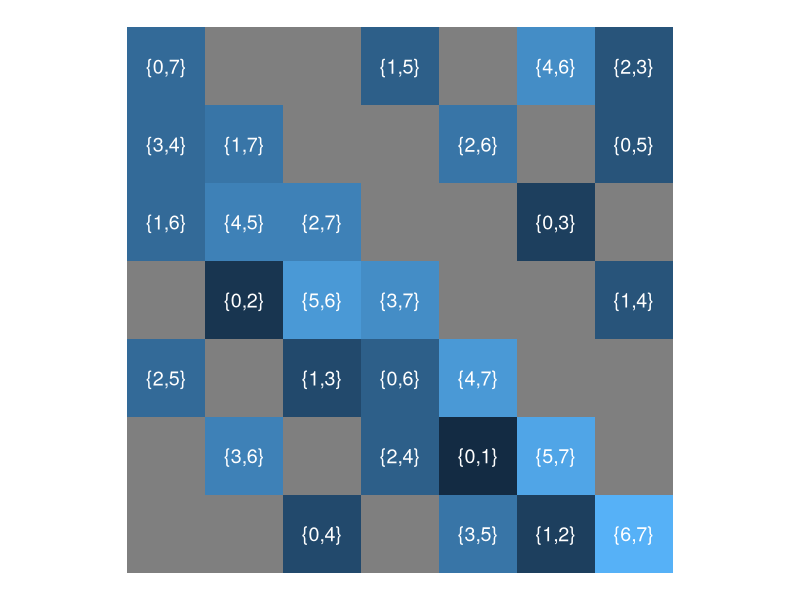
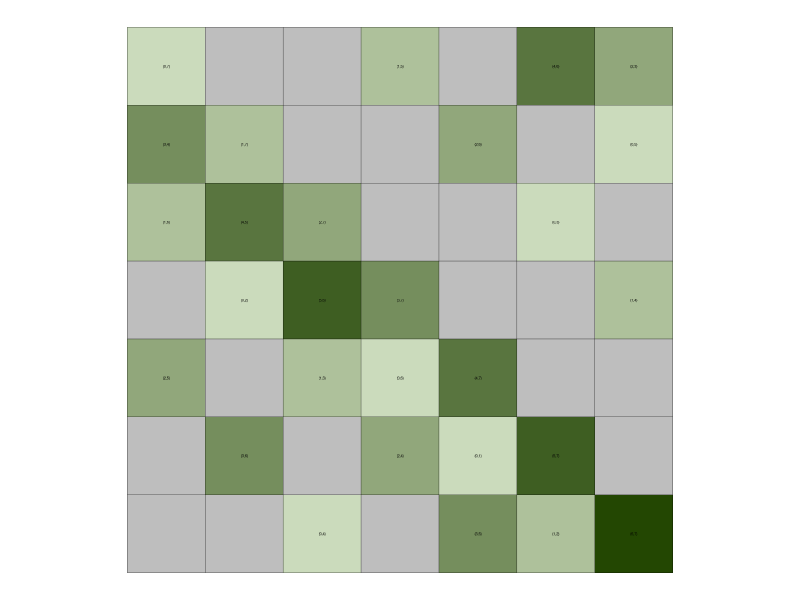
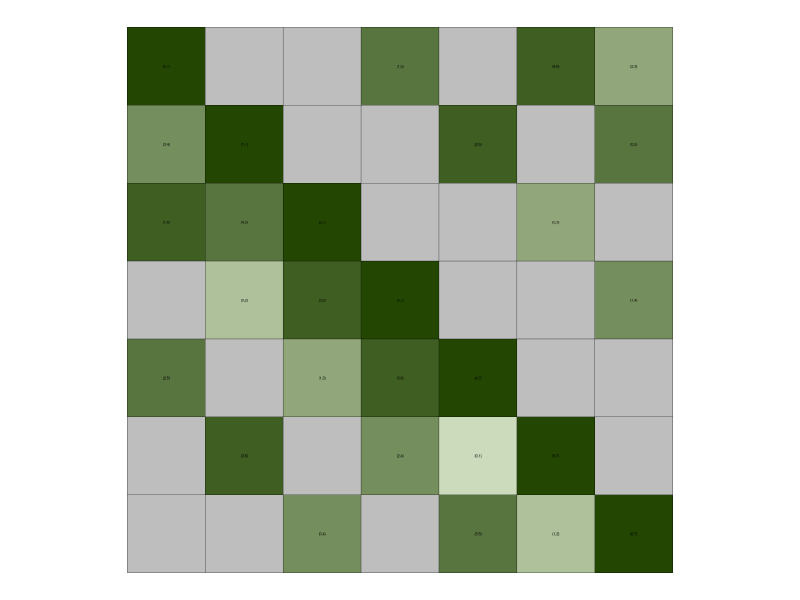
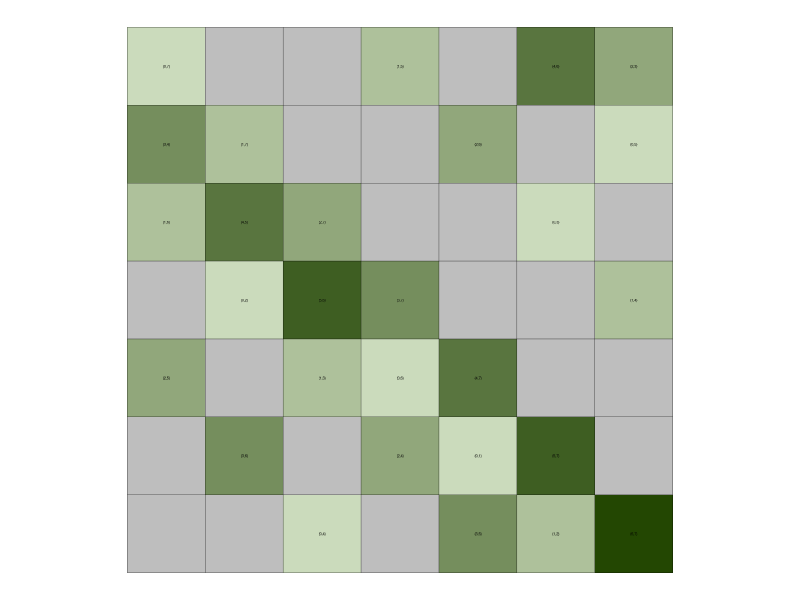
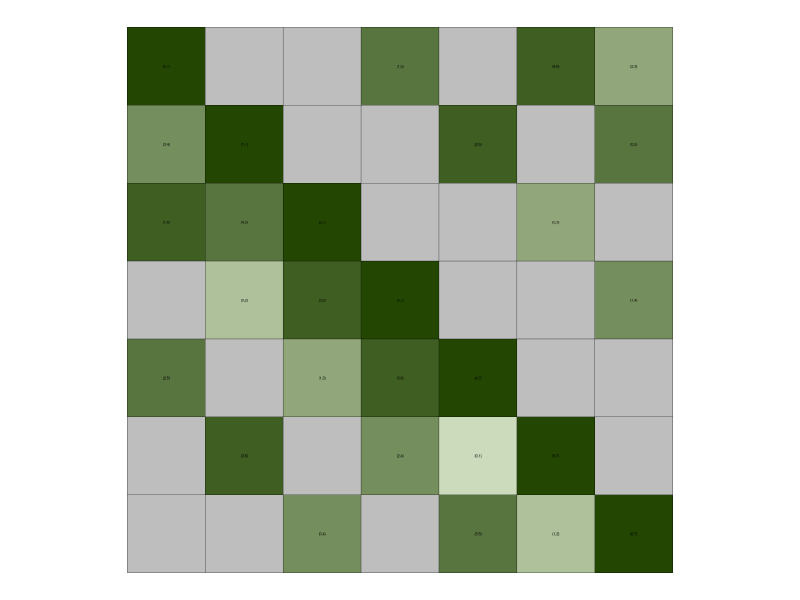

Reproduce these figures in R, in order.
library(dplyr)
library(ggplot2)
library(tibble)

X <- tribble(
  ~row, ~col, ~first, ~second,
     1,    1,      0,       7,
     1,    4,      1,       5,
     1,    6,      4,       6,
     1,    7,      2,       3,
     2,    1,      3,       4,
     2,    2,      1,       7,
     2,    5,      2,       6,
     2,    7,      0,       5,
     3,    1,      1,       6,
     3,    2,      4,       5,
     3,    3,      2,       7,
     3,    6,      0,       3,
     4,    2,      0,       2,
     4,    3,      5,       6,
     4,    4,      3,       7,
     4,    7,      1,       4,
     5,    1,      2,       5,
     5,    3,      1,       3,
     5,    4,      0,       6,
     5,    5,      4,       7,
     6,    2,      3,       6,
     6,    4,      2,       4,
     6,    5,      0,       1,
     6,    6,      5,       7,
     7,    3,      0,       4,
     7,    5,      3,       5,
     7,    6,      1,       2,
     7,    7,      6,       7
)

Y <- expand.grid(row = 1:7, col = 1:7)

XX <- left_join(Y, X)

XX %>%
  ggplot(aes(col, row, label = paste0("{", first, ",", second, "}"))) +
  geom_tile(aes(fill = first + second)) +
  geom_text(data = XX %>% filter(!is.na(first)), color = "white", size = 5) +
  scale_y_reverse() +
  coord_fixed() +
  theme_void() +
  theme(
    legend.position  = "none",
  )

horiz_lines <- function(n_rows, n_cols) {
  tibble(
       x = rep(0, n_rows + 1)  + .5,
       y = 0:n_rows + .5,
    xend = rep(n_cols, n_rows + 1) + .5,
    yend = 0:n_rows + .5
  )
}

vertical_lines <- function(n_rows, n_cols) {
  tibble(
       x = 0:n_cols + .5,
       y = rep(0, n_cols + 1) + .5,
    xend = 0:n_cols + .5,
    yend = rep(n_rows, n_cols + 1) + .5
  )
}

grid_lines <- function(n_rows, n_cols) {
  bind_rows(
    horiz_lines(n_rows, n_cols),
    vertical_lines(n_rows, n_cols)
  )
}

ggplot(data = XX, aes(col, row)) +
  geom_tile(aes(fill = pmin(first, second))) +
  geom_text(aes(label = paste0("{", first, "," ,second, "}")), data = XX %>% filter(!is.na(first)), color = "black", size = 1) +
  geom_segment(data = grid_lines(7, 7), aes(x = x, y = y, xend = xend, yend = yend), size = .1) +
  scale_y_reverse() +
  scale_fill_gradient(low = "#cbdbbc", high = "#234702", na.value = "grey") +
  coord_fixed() +
  theme_void() +
  theme(
    legend.position  = "none"
  )

ggsave("min.png", width = 1, height = 1)

ggplot(data = XX, aes(col, row)) +
  geom_tile(aes(fill = pmax(first, second))) +
  geom_text(aes(label = paste0("{", first, "," ,second, "}")), data = XX %>% filter(!is.na(first)), color = "black", size = 1) +
  geom_segment(data = grid_lines(7, 7), aes(x = x, y = y, xend = xend, yend = yend), size = .1) +
  scale_y_reverse() +
  scale_fill_gradient(low = "#cbdbbc", high = "#234702", na.value = "grey") +
  coord_fixed() +
  theme_void() +
  theme(
    legend.position  = "none",
  )

ggsave("max.png", width = 1, height = 1)
